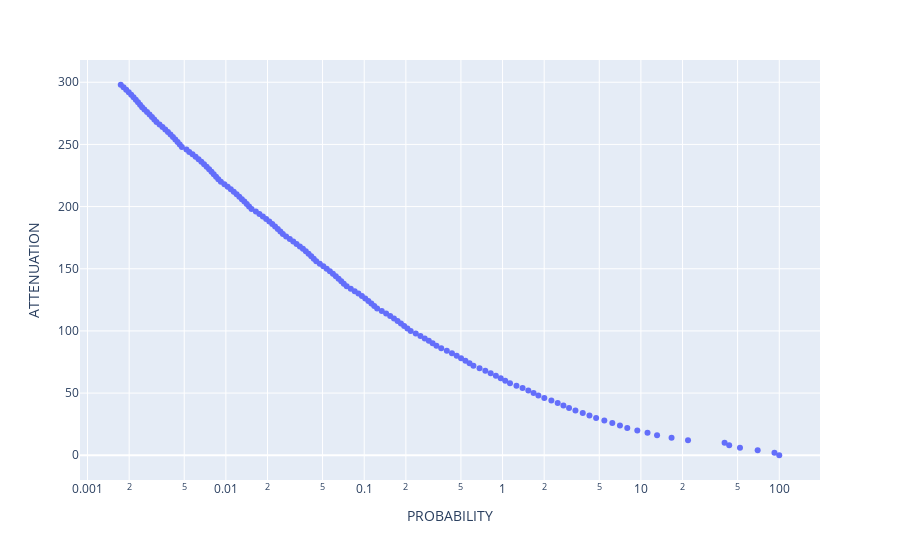

The code cell stored with this chart in its notebook:
### Markdown cell above
<style>
    h1 {font-family:Times; font-size:20pt}
    h2 {font-family:Times; font-size:18pt}
    h3 {font-family:Times; font-size:16pt}
    p {font-family:Times; font-size:12pt}
    </style>
>
> ## Change GEO to LEO statistics
>
> In this section the statistics of the total attenuation of GEO satellite is changed to LEO statistics. To achieve this goal below conditional probability is usefull
>
\begin{equation}
P(A>A_0) = \sum_{\theta} P(A>A_0 | \theta) P(\theta)
\end{equation}
>
> Which $P(\theta)$ is the probability ocurence of the LEO satellite in elevation angle $\theta$. The variable $P(\theta)$ is calculated in section `Probability density function of LEO satellite visibility`
>
> Above summation should be done for each static attenuation. Then by considering constant attenuation, the related probability is achieved by interpolation.

### Code cell
Attenuation = np.arange(0,300, step=2)

LEO = pd.DataFrame(index=Attenuation)

for att in Attenuation:
    P = 0
    for theta in stat.index:
        rapids_query = rapids[rapids.ELEVATION==theta] 

        fcn =  interp1d(rapids_query['ATTENUATION'].to_numpy(), rapids_query['PROBABILITY'].to_numpy(),kind='linear', bounds_error=False, fill_value=(100,0))

        P = P + fcn(att) * stat.loc[theta, 'PDF'] / 100

    LEO.loc[att,'PROBABILITY'] = P


LEO = LEO.dropna()

LEO['ATTENUATION'] = LEO.index.to_series()

LEO = LEO.reset_index()

fig = px.scatter(LEO, x='PROBABILITY', y='ATTENUATION', log_x=True)

fig.show()

### Figure 1 — Plotly figure (JSON) as saved in the notebook; plotly's stock layout.template omitted (floating-point values rounded to 4 significant figures; data arrays with more than 128 entries replaced by an {"elided": "..."} marker saying what was removed)
{"data": [{"hovertemplate": "PROBABILITY=%{x}<br>ATTENUATION=%{y}<extra></extra>", "legendgroup": "", "marker": {"color": "#636efa", "symbol": "circle"}, "mode": "markers", "name": "", "orientation": "v", "showlegend": false, "type": "scatter", "x": {"elided": "150 float values"}, "xaxis": "x", "y": {"elided": "150 int values"}, "yaxis": "y"}], "layout": {"legend": {"tracegroupgap": 0}, "margin": {"t": 60}, "xaxis": {"anchor": "y", "domain": [0, 1], "title": {"text": "PROBABILITY"}, "type": "log"}, "yaxis": {"anchor": "x", "domain": [0, 1], "title": {"text": "ATTENUATION"}}}}
